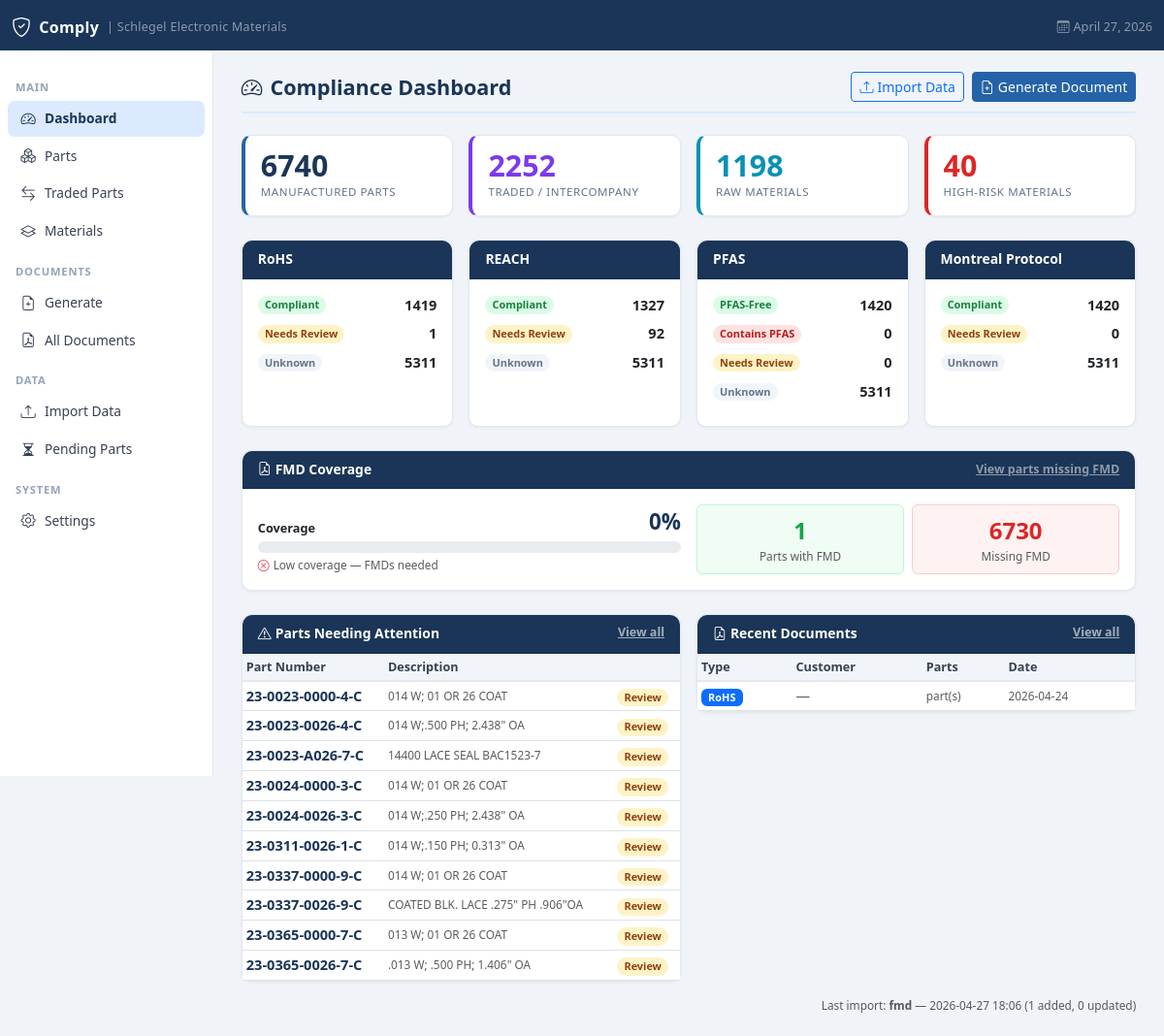
The page / on the database its author committed.
### tables this page shows
CREATE TABLE settings(
            id          INTEGER PRIMARY KEY AUTOINCREMENT,
            key         TEXT NOT NULL UNIQUE,
            value       TEXT,
            updated_at  TEXT DEFAULT (datetime('now'))
        );

CREATE TABLE import_log (
            id          INTEGER PRIMARY KEY AUTOINCREMENT,
            import_type TEXT,
            filename    TEXT,
            rows_added  INTEGER DEFAULT 0,
            rows_updated INTEGER DEFAULT 0,
            rows_skipped INTEGER DEFAULT 0,
            imported_at TEXT DEFAULT (datetime('now')),
            notes       TEXT
        );

CREATE TABLE documents (
            id              INTEGER PRIMARY KEY AUTOINCREMENT,
            doc_type        TEXT,
            customer        TEXT,
            signatory       TEXT,
            company         TEXT,
            file_path       TEXT,
            generated_at    TEXT DEFAULT (datetime('now'))
        );

### app.py (the view)
@app.route("/")
def dashboard():
    conn = get_db()
    total_parts = conn.execute("SELECT COUNT(*) FROM parts WHERE is_traded=0 AND is_active=1").fetchone()[0]
    traded_parts   = conn.execute("SELECT COUNT(*) FROM parts WHERE is_traded=1 AND is_active=1").fetchone()[0]
    total_materials= conn.execute("SELECT COUNT(*) FROM materials").fetchone()[0]
    total_docs     = conn.execute("SELECT COUNT(*) FROM documents").fetchone()[0]
    def std_counts(standard):
        rows = conn.execute("""
            SELECT cs.status, COUNT(*) cnt FROM compliance_status cs
            JOIN parts p ON p.part_number = cs.part_number
            WHERE cs.standard=? AND p.is_active=1 AND p.is_traded=0
            AND p.is_hidden=0
            GROUP BY cs.status
        """, (standard,)).fetchall()
        counts = {r["status"]: r["cnt"] for r in rows}
        unknown = conn.execute("""
            SELECT COUNT(*) FROM parts p
            WHERE p.is_active=1 AND p.is_traded=0 AND p.is_hidden=0
            AND NOT EXISTS (
                SELECT 1 FROM compliance_status cs
                WHERE cs.part_number = p.part_number
                AND cs.standard = ?
            )
        """, (standard,)).fetchone()[0]
        if unknown > 0:
            counts["Unknown"] = counts.get("Unknown", 0) + unknown
        return counts
    rohs_counts     = std_counts("RoHS")
    reach_counts    = std_counts("REACH")
    pfas_counts     = std_counts("PFAS")
    montreal_counts = std_counts("Montreal Protocol")
    needs_attention = conn.execute("""
        SELECT DISTINCT p.part_number, p.description
        FROM parts p
        JOIN compliance_status cs ON cs.part_number = p.part_number
        WHERE p.is_traded=0 AND p.is_active=1 AND cs.status IN ('Unknown','Needs Review','Contains PFAS','Contains SVHC','Contains ODS')
        LIMIT 10
    """).fetchall()
    high_risk_mats = conn.execute("""
        SELECT COUNT(*) FROM materials WHERE risk_level='High'
    """).fetchone()[0]
    pfas_mats = conn.execute(
        "SELECT COUNT(*) FROM materials WHERE pfas_flag=1").fetchone()[0]
    recent_docs = conn.execute("""
        SELECT d.*, GROUP_CONCAT(dp.part_number, ', ') as parts_list
        FROM documents d
        LEFT JOIN document_parts dp ON dp.document_id = d.id
        GROUP BY d.id ORDER BY d.generated_at DESC LIMIT 8
    """).fetchall()
    parts_with_fmd = conn.execute("""
        SELECT COUNT(DISTINCT p.part_number)
        FROM parts p
        JOIN fmd_files f ON f.part_number = p.part_number
        WHERE p.is_traded=0 AND p.is_active=1 AND p.is_hidden=0
    """).fetchone()[0]
    parts_without_fmd = conn.execute("""
        SELECT COUNT(*)
        FROM parts p
        WHERE p.is_traded=0 AND p.is_active=1 AND p.is_hidden=0
        AND NOT EXISTS (
            SELECT 1 FROM fmd_files f WHERE f.part_number = p.part_number
        )
    """).fetchone()[0]
    fmd_coverage_pct = round(
        (parts_with_fmd / (parts_with_fmd + parts_without_fmd) * 100)
        if (parts_with_fmd + parts_without_fmd) > 0 else 0
    )
    last_import = conn.execute(
        "SELECT * FROM import_log ORDER BY imported_at DESC LIMIT 1"
    ).fetchone()
    conn.close()
    return render_template("dashboard.html",
        total_parts=total_parts, traded_parts=traded_parts,
        total_materials=total_materials, total_docs=total_docs,
        rohs_counts=rohs_counts, reach_counts=reach_counts,
        pfas_counts=pfas_counts, montreal_counts=montreal_counts,
        needs_attention=needs_attention, high_risk_mats=high_risk_mats,
        pfas_mats=pfas_mats, recent_docs=recent_docs,
        last_import=last_import, parts_with_fmd=parts_with_fmd,
        parts_without_fmd=parts_without_fmd,
        fmd_coverage_pct=fmd_coverage_pct,)

### app.py (called while the page is built)
def get_db():
    conn = sqlite3.connect(DB_PATH)
    conn.row_factory = sqlite3.Row
    conn.execute("PRAGMA foreign_keys = ON")
    return conn

def get_unacknowledged_versions():
    conn = get_db()
    rows = conn.execute("""
        SELECT rv.standard, rv.version, rv.updated_at, rv.notes
        FROM regulatory_versions rv
        WHERE NOT EXISTS (
            SELECT 1 FROM user_acknowledged_versions uav
            WHERE uav.standard = rv.standard
            AND uav.version = rv.version
        )
        ORDER BY rv.updated_at DESC
    """).fetchall()
    conn.close()
    return [dict(r) for r in rows]

@app.context_processor
def inject_regulatory_notifications():
    try:
        updates = get_unacknowledged_versions()
    except Exception:
        updates = []
    return dict(regulatory_updates=updates)

@app.context_processor
def inject_globals():
    import flask
    conn = get_db()
    rows = conn.execute("SELECT key, value FROM settings").fetchall()
    settings = {r["key"]: r["value"] for r in rows}
    theme = settings.get("theme", "navy")
    conn.close()
    return {
        "now":      datetime.now(),
        "request":  flask.request,
        "settings": settings,
        "theme":    theme,
    }

### templates/dashboard.html (shortened to what this page needs)
{% extends "base.html" %}
{% block content %}
<div class="page-header">
  <h1><i class="bi bi-speedometer2 me-2"></i>Compliance Dashboard</h1>
  <div class="d-flex gap-2">
    <a href="/import" class="btn btn-outline-primary btn-sm"><i class="bi bi-upload me-1"></i>Import Data</a>
    <a href="/documents/generate" class="btn btn-primary btn-sm"><i class="bi bi-file-earmark-plus me-1"></i>Generate Document</a>
  </div>
</div>
<div class="row g-3 mb-4">
  <div class="col-6 col-lg-3">
    <div class="card stat-card p-3 h-100">
      <div class="stat-num">{{ total_parts }}</div>
      <div class="stat-lbl">Manufactured Parts</div>
    </div>
  </div>
  <div class="col-6 col-lg-3">
    <div class="card stat-card h-100 p-3" style="border-left-color:#7c3aed">
      <div class="stat-num" style="color:#7c3aed">{{ traded_parts }}</div>
      <div class="stat-lbl">Traded / Intercompany</div>
    </div>
  </div>
  <div class="col-6 col-lg-3">
    <div class="card stat-card h-100 p-3" style="border-left-color:#0891b2">
      <div class="stat-num" style="color:#0891b2">{{ total_materials }}</div>
      <div class="stat-lbl">Raw Materials</div>
    </div>
  </div>
  <div class="col-6 col-lg-3">
    <div class="card stat-card h-100 p-3" style="border-left-color:#dc2626">
      <div class="stat-num" style="color:#dc2626">{{ high_risk_mats }}</div>
      <div class="stat-lbl">High-Risk Materials</div>
    </div>
  </div>
</div>
<div class="row g-3 mb-4">
  {% set grids = [
    ('RoHS',             rohs_counts,     [('Compliant','badge-compliant'),('Needs Review','badge-review'),('Unknown','badge-unknown')]),
    ('REACH',            reach_counts,    [('Compliant','badge-compliant'),('Needs Review','badge-review'),('Unknown','badge-unknown')]),
    ('PFAS',             pfas_counts,     [('PFAS-Free','badge-pfasfree'),('Contains PFAS','badge-pfas'),('Needs Review','badge-review'),('Unknown','badge-unknown')]),
    ('Montreal Protocol',montreal_counts, [('Compliant','badge-compliant'),('Needs Review','badge-review'),('Unknown','badge-unknown')]),
  ] %}
  {% for name, counts, statuses in grids %}
  <div class="col-6 col-lg-3">
    <div class="card h-100">
      <div class="card-header">{{ name }}</div>
      <div class="card-body p-3">
        {% for label, cls in statuses %}
        <div class="d-flex justify-content-between align-items-center mb-2">
          <span class="badge {{ cls }} rounded-pill">{{ label }}</span>
          <span class="fw-bold">{{ counts.get(label, 0) }}</span>
        </div>
        {% endfor %}
      </div>
    </div>
  </div>
  {% endfor %}
</div>
<div class="row g-3 mb-4">
  <div class="col-12">
    <div class="card">
      <div class="card-header d-flex justify-content-between align-items-center">
        <span><i class="bi bi-file-earmark-pdf me-1"></i>FMD Coverage</span>
        <a href="/parts?fmd=no" class="text-white-50" style="font-size:.78rem;">
          View parts missing FMD
        </a>
      </div>
      <div class="card-body">
        <div class="row g-3 align-items-center">
          <div class="col-12 col-md-6">
            <div class="d-flex justify-content-between align-items-end mb-1">
              <span class="fw-semibold small">Coverage</span>
              <span class="fw-bold" style="font-size:1.4rem; color:var(--brand-dark);">
                {{ fmd_coverage_pct }}%
              </span>
            </div>
            <div class="progress" style="height:12px; border-radius:6px;">
            </div>
            <div class="text-muted text-xs mt-1">
              {% if fmd_coverage_pct >= 75 %}
                <i class="bi bi-check-circle text-success me-1"></i>Good coverage
              {% elif fmd_coverage_pct >= 40 %}
                <i class="bi bi-exclamation-circle text-warning me-1"></i>Coverage needs improvement
              {% else %}
                <i class="bi bi-x-circle text-danger me-1"></i>Low coverage — FMDs needed
              {% endif %}
            </div>
          </div>
          <div class="col-12 col-md-6">
            <div class="row g-2 text-center">
              <div class="col-6">
                <div class="p-2 rounded" style="background:#f0fdf4; border:1px solid #bbf7d0;">
                  <div class="fw-bold" style="font-size:1.5rem; color:#16a34a;">
                    {{ parts_with_fmd }}
                  </div>
                  <div class="text-xs text-muted">Parts with FMD</div>
                </div>
              </div>
              <div class="col-6">
                <div class="p-2 rounded" style="background:#fef2f2; border:1px solid #fecaca;">
                  <div class="fw-bold" style="font-size:1.5rem; color:#dc2626;">
                    {{ parts_without_fmd }}
                  </div>
                  <div class="text-xs text-muted">Missing FMD</div>
                </div>
              </div>
            </div>
          </div>
        </div>
      </div>
    </div>
  </div>
</div>
<div class="row g-3">
  <div class="col-12 col-lg-6">
    <div class="card">
      <div class="card-header d-flex justify-content-between">
        <span><i class="bi bi-exclamation-triangle me-1"></i>Parts Needing Attention</span>
        <a href="/parts">View all</a>
      </div>
      <div class="card-body p-0">
        {% if needs_attention %}
        <table class="table table-sm table-hover mb-0">
          <thead><tr><th>Part Number</th><th>Description</th><th></th></tr></thead>
          <tbody>
            {% for p in needs_attention %}
            <tr>
              <td><a href="/parts/{{ p.part_number }}" class="fw-semibold text-decoration-none" style="color:var(--brand-dark)">{{ p.part_number }}</a></td>
              <td class="text-muted text-xs">{{ (p.description or '')[:40] }}</td>
              <td><span class="badge badge-review rounded-pill">Review</span></td>
            </tr>
            {% endfor %}
          </tbody>
        </table>
        {% endif %}
      </div>
    </div>
  </div>
  <div class="col-12 col-lg-6">
    <div class="card">
      <div class="card-header d-flex justify-content-between">
        <span><i class="bi bi-file-earmark-pdf me-1"></i>Recent Documents</span>
        <a href="/documents">View all</a>
      </div>
      <div class="card-body p-0">
        {% if recent_docs %}
        <table class="table table-sm table-hover mb-0">
          <thead><tr><th>Type</th><th>Customer</th><th>Parts</th><th>Date</th></tr></thead>
          <tbody>
            {% for d in recent_docs %}
            <tr>
              <td><span class="badge bg-primary">{{ d.doc_type }}</span></td>
              <td class="text-muted">{{ d.customer or '—' }}</td>
              <td class="text-muted text-xs">{{ d.part_count }} part(s)</td>
              <td class="text-muted text-xs">{{ d.generated_at[:10] }}</td>
            </tr>
            {% endfor %}
          </tbody>
        </table>
        {% else %}
        <p class="text-muted p-3 mb-0 text-center">No documents generated yet.</p>
        {% endif %}
      </div>
    </div>
  </div>
</div>
{% if last_import %}
<div class="mt-3 text-muted text-xs text-end">
  Last import: <strong>{{ last_import.import_type }}</strong> — {{ last_import.imported_at[:16] }}
  ({{ last_import.rows_added }} added, {{ last_import.rows_updated }} updated)
</div>
{% endif %}
{% endblock %}

### templates/base.html (shortened to what this page needs)
<!DOCTYPE html>
<html lang="en">
<head>
  <link href="https://cdn.jsdelivr.net/npm/bootstrap@5.3.2/dist/css/bootstrap.min.css" rel="stylesheet"/>
  <link href="https://cdn.jsdelivr.net/npm/bootstrap-icons@1.11.3/font/bootstrap-icons.css" rel="stylesheet"/>
</head>
<body>
<nav class="navbar navbar-dark">
  <div class="container-fluid">
    <a class="navbar-brand d-flex align-items-center gap-2" href="/">
      <i class="bi bi-shield-check fs-5"></i> Comply
      <span class="text-white-50 fw-normal" style="font-size:.78rem;">| {{ settings.get('company_name', 'Comply') }}</span>
    </a>
    <span class="text-white-50 small">
      <i class="bi bi-calendar3 me-1"></i>{{ now.strftime('%B %d, %Y') if now else '' }}
    </span>
  </div>
</nav>
<div class="main-wrap">
  <aside class="sidebar d-none d-md-flex flex-column">
    <div class="sidebar-section">Main</div>
    <ul class="nav flex-column">
      <li><a class="nav-link {% if request.endpoint=='dashboard' %}active{% endif %}" href="/">
        <i class="bi bi-speedometer2"></i> Dashboard
      </a></li>
      <li><a class="nav-link {% if request.endpoint in ['parts_list','part_detail'] %}active{% endif %}" href="/parts">
        <i class="bi bi-boxes"></i> Parts
      </a></li>
      <li><a class="nav-link {% if request.endpoint=='traded_parts' %}active{% endif %}" href="/parts/traded">
        <i class="bi bi-arrow-left-right"></i> Traded Parts
      </a></li>
      <li><a class="nav-link {% if 'material' in (request.endpoint or '') %}active{% endif %}" href="/materials">
        <i class="bi bi-layers"></i> Materials
      </a></li>
    </ul>
    <div class="sidebar-section">Documents</div>
    <ul class="nav flex-column">
      <li><a class="nav-link {% if request.endpoint=='generate_document' %}active{% endif %}" href="/documents/generate">
        <i class="bi bi-file-earmark-plus"></i> Generate
      </a></li>
      <li><a class="nav-link {% if request.endpoint=='documents_list' %}active{% endif %}" href="/documents">
        <i class="bi bi-file-earmark-pdf"></i> All Documents
      </a></li>
    </ul>
    <div class="sidebar-section">Data</div>
    <ul class="nav flex-column">
      <li><a class="nav-link {% if request.endpoint=='import_data' %}active{% endif %}" href="/import">
        <i class="bi bi-upload"></i> Import Data
      </a></li>
      <li><a class="nav-link {% if request.endpoint=='pending_parts' %}active{% endif %}" href="/parts/pending">
        <i class="bi bi-hourglass-split"></i> Pending Parts
      </a></li>
    </ul>
    <div class="sidebar-section">System</div>
    <ul class="nav flex-column">
      <li><a class="nav-link {% if request.endpoint=='settings_page' %}active{% endif %}" href="/settings">
        <i class="bi bi-gear"></i> Settings
      </a></li>
    </ul>
  </aside>
  <main class="main-content">
    {% block content %}{% endblock %}
  </main>
</div>
</body>
</html>

### rows shown on the page
settings: get "Schlegel Electronic Materials"
import_log: imported_at "April 27, 2026", import_type "fmd", imported_at "2026-04-27 18:06", rows_added "1", rows_updated "0"
documents: doc_type "RoHS", customer "—", generated_at "2026-04-24"

### other values the page prints
{{ total_parts }} "6740"
{{ traded_parts }} "2252"
{{ total_materials }} "1198"
{{ high_risk_mats }} "40"
{{ name }} "RoHS" "REACH" "PFAS" "Montreal Protocol"
{{ label }} "Compliant" "Needs Review" "Unknown" "Compliant" "Needs Review" "Unknown" "PFAS-Free" "Contains PFAS" "Needs Review" "Unknown" "Compliant" "Needs Review" "Unknown"
{{ counts.get(label, 0) }} "1419" "1" "5311" "1327" "92" "5311" "1420" "0" "0" "5311" "1420" "0" "5311"
{{ fmd_coverage_pct }} "0"
{{ parts_with_fmd }} "1"
{{ parts_without_fmd }} "6730"
{{ p.part_number }} "23-0023-0000-4-C" "23-0023-0026-4-C" "23-0023-A026-7-C" "23-0024-0000-3-C" "23-0024-0026-3-C" "23-0311-0026-1-C" "23-0337-0000-9-C" "23-0337-0026-9-C" "23-0365-0000-7-C" "23-0365-0026-7-C"
{{ (p.description or '')[:40] }} "014 W; 01 OR 26 COAT" "014 W;.500 PH; 2.438\" OA" "14400 LACE SEAL BAC1523-7" "014 W; 01 OR 26 COAT" "014 W;.250 PH; 2.438\" OA" "014 W;.150 PH; 0.313\" OA" "014 W; 01 OR 26 COAT" "COATED BLK. LACE .275\" PH .906\"OA" "013 W; 01 OR 26 COAT" ".013 W; .500 PH; 1.406\" OA"
